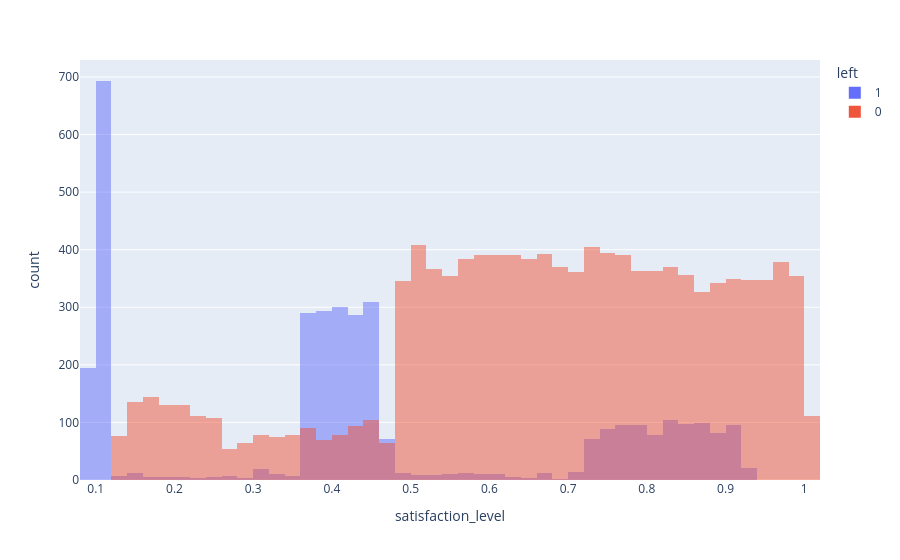

The notebook cell this image was saved under:
### Markdown cell above
Lön verkar inte ha någon korrelation med de flesta variabler.

### Code cell
fig = px.histogram(df, x="satisfaction_level", color="left", barmode="overlay")
fig.show()

### Figure 1 — Plotly figure (JSON) as saved in the notebook; plotly's stock layout.template omitted (floating-point values rounded to 4 significant figures; data arrays with more than 128 entries replaced by an {"elided": "..."} marker saying what was removed)
{"data": [{"bingroup": "x", "hovertemplate": "left=1<br>satisfaction_level=%{x}<br>count=%{y}<extra></extra>", "legendgroup": "1", "marker": {"color": "#636efa", "opacity": 0.5, "pattern": {"shape": ""}}, "name": "1", "orientation": "v", "showlegend": true, "type": "histogram", "x": {"elided": "3571 float values"}, "xaxis": "x", "yaxis": "y"}, {"bingroup": "x", "hovertemplate": "left=0<br>satisfaction_level=%{x}<br>count=%{y}<extra></extra>", "legendgroup": "0", "marker": {"color": "#EF553B", "opacity": 0.5, "pattern": {"shape": ""}}, "name": "0", "orientation": "v", "showlegend": true, "type": "histogram", "x": {"elided": "11428 float values"}, "xaxis": "x", "yaxis": "y"}], "layout": {"barmode": "overlay", "legend": {"title": {"text": "left"}, "tracegroupgap": 0}, "margin": {"t": 60}, "xaxis": {"anchor": "y", "domain": [0, 1], "title": {"text": "satisfaction_level"}}, "yaxis": {"anchor": "x", "domain": [0, 1], "title": {"text": "count"}}}}
